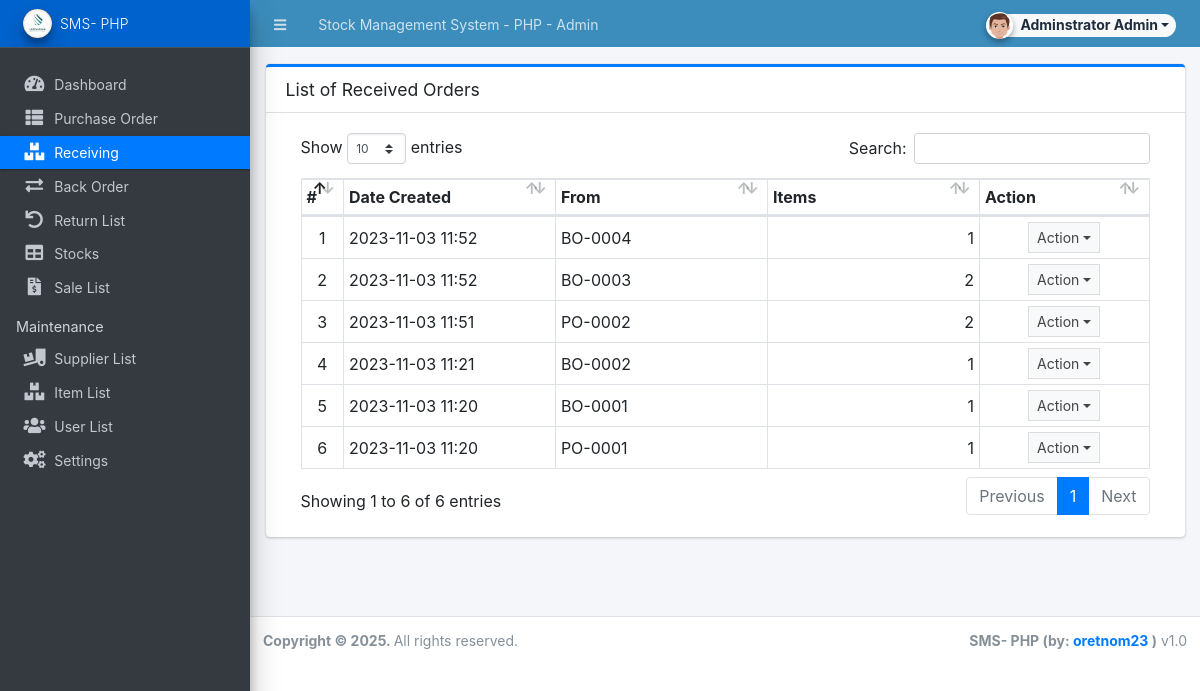
/admin/?page=receiving (signed in), run on the app's committed database.
### tables this page shows
CREATE TABLE `receiving_list` (
  `id` int(30) NOT NULL,
  `form_id` int(30) NOT NULL,
  `from_order` tinyint(1) NOT NULL DEFAULT 1 COMMENT '1=PO ,2 = BO',
  `amount` float NOT NULL DEFAULT 0,
  `discount_perc` float NOT NULL DEFAULT 0,
  `discount` float NOT NULL DEFAULT 0,
  `tax_perc` float NOT NULL DEFAULT 0,
  `tax` float NOT NULL DEFAULT 0,
  `stock_ids` text DEFAULT NULL,
  `remarks` text DEFAULT NULL,
  `date_created` datetime NOT NULL DEFAULT current_timestamp(),
  `date_updated` datetime NOT NULL DEFAULT current_timestamp() ON UPDATE current_timestamp()
);

CREATE TABLE `back_order_list` (
  `id` int(30) NOT NULL,
  `receiving_id` int(30) NOT NULL,
  `po_id` int(30) NOT NULL,
  `bo_code` varchar(50) NOT NULL,
  `supplier_id` int(30) NOT NULL,
  `amount` float NOT NULL,
  `discount_perc` float NOT NULL DEFAULT 0,
  `discount` float NOT NULL DEFAULT 0,
  `tax_perc` float NOT NULL DEFAULT 0,
  `tax` float NOT NULL DEFAULT 0,
  `remarks` text DEFAULT NULL,
  `status` tinyint(4) NOT NULL DEFAULT 0 COMMENT '0 = pending, 1 = partially received, 2 =received',
  `date_created` datetime NOT NULL DEFAULT current_timestamp(),
  `date_updated` datetime NOT NULL DEFAULT current_timestamp() ON UPDATE current_timestamp()
);

CREATE TABLE `purchase_order_list` (
  `id` int(30) NOT NULL,
  `po_code` varchar(50) NOT NULL,
  `supplier_id` int(30) NOT NULL,
  `amount` float NOT NULL,
  `discount_perc` float NOT NULL DEFAULT 0,
  `discount` float NOT NULL DEFAULT 0,
  `tax_perc` float NOT NULL DEFAULT 0,
  `tax` float NOT NULL DEFAULT 0,
  `remarks` text NOT NULL,
  `status` tinyint(4) NOT NULL DEFAULT 0 COMMENT '0 = pending, 1 = partially received, 2 =received',
  `date_created` datetime NOT NULL DEFAULT current_timestamp(),
  `date_updated` datetime NOT NULL DEFAULT current_timestamp() ON UPDATE current_timestamp()
);

### config.php (called while the page is built, shortened)
<?php
require_once('classes/DBConnection.php');
require_once('classes/SystemSettings.php');
function validate_image($file){
	if(!empty($file)){
        $ex = explode('?',$file);
        $file = $ex[0];
        $param =  isset($ex[1]) ? '?'.$ex[1]  : '';
		if(is_file(base_app.$file)){
			return base_url.$file.$param;
		}else{
			return base_url.'dist/img/no-image-available.png';
		}
	}else{
		return base_url.'dist/img/no-image-available.png';
	}
}
function isMobileDevice(){
    $aMobileUA = array(
        '/iphone/i' => 'iPhone',
        '/ipod/i' => 'iPod',
        '/ipad/i' => 'iPad',
        '/android/i' => 'Android',
        '/blackberry/i' => 'BlackBerry',
        '/webos/i' => 'Mobile'
    );
    return false;
}
?>

### classes/DBConnection.php (called while the page is built, shortened)
<?php
class DBConnection{
    private $host = DB_SERVER;
    private $username = DB_USERNAME;
    private $password = DB_PASSWORD;
    private $database = DB_NAME;
    public $conn;
    public function __construct(){
        if (!isset($this->conn)) {
            $this->conn = new mysqli($this->host, $this->username, $this->password, $this->database);
        }
    }
}
?>

### classes/SystemSettings.php (called while the page is built, shortened)
<?php
class SystemSettings extends DBConnection{
	function userdata($field = ''){
		if(!empty($field)){
			if(isset($_SESSION['userdata'][$field]))
				return $_SESSION['userdata'][$field];
			else
				return null;
		}else{
			return false;
		}
	}
	function info($field=''){
		if(!empty($field)){
			if(isset($_SESSION['system_info'][$field]))
				return $_SESSION['system_info'][$field];
			else
				return false;
		}else{
			return false;
		}
	}
}
$_settings = new SystemSettings();
?>

### admin/receiving/index.php (the view, shortened to what this page needs)
<div class="card card-outline card-primary">
	<div class="card-header">
		<h3 class="card-title">List of Received Orders</h3>
	</div>
	<div class="card-body">
		<div class="container-fluid">
        <div class="container-fluid">
			<table class="table table-bordered table-stripped">
                    <colgroup>
                        <col width="5%">
                        <col width="25%">
                        <col width="25%">
                        <col width="25%">
                        <col width="20%">
                    </colgroup>
                    <thead>
                        <tr>
                            <th>#</th>
                            <th>Date Created</th>
                            <th>From</th>
                            <th>Items</th>
                            <th>Action</th>
                        </tr>
                    </thead>
                    <tbody>
                        <?php
                        $i = 1;
                        $qry = $conn->query("SELECT * FROM `receiving_list` order by `date_created` desc");
                        while($row = $qry->fetch_assoc()):
                            $row['items'] = explode(',',$row['stock_ids']);
                            if($row['from_order'] == 1){
                                $code = $conn->query("SELECT po_code from `purchase_order_list` where id='{$row['form_id']}' ")->fetch_assoc()['po_code'];
                            }else{
                                $code = $conn->query("SELECT bo_code from `back_order_list` where id='{$row['form_id']}' ")->fetch_assoc()['bo_code'];
                            }
                        ?>
                            <tr>
                                <td class="text-center"><?php echo $i++; ?></td>
                                <td><?php echo date("Y-m-d H:i",strtotime($row['date_created'])) ?></td>
                                <td><?php echo $code ?></td>
                                <td class="text-right"><?php echo number_format(count($row['items'])) ?></td>
                                <td align="center">
                                    <button type="button" class="btn btn-flat btn-default btn-sm dropdown-toggle dropdown-icon" data-toggle="dropdown">
                                            Action
                                    </button>
                                </td>
                            </tr>
                        <?php endwhile; ?>
                    </tbody>
                </table>
		</div>
		</div>
	</div>
</div>

### admin/index.php (shortened to what this page needs)
<?php require_once('../config.php'); ?>
 <!DOCTYPE html>
<html lang="en" class="" style="height: auto;">
<?php require_once('inc/header.php') ?>
  <body class="sidebar-mini layout-fixed control-sidebar-slide-open layout-navbar-fixed sidebar-mini-md sidebar-mini-xs" data-new-gr-c-s-check-loaded="14.991.0" data-gr-ext-installed="" style="height: auto;">
    <div class="wrapper">
     <?php require_once('inc/topBarNav.php') ?>
     <?php require_once('inc/navigation.php') ?>
     <?php $page = isset($_GET['page']) ? $_GET['page'] : 'home';  ?>
      <div class="content-wrapper pt-3" style="min-height: 567.854px;">
        <section class="content ">
          <div class="container-fluid">
            <?php
              if(!file_exists($page.".php") && !is_dir($page)){
                  include '404.html';
              }else{
                if(is_dir($page))
                  include $page.'/index.php';
                else
                  include $page.'.php';
              }
            ?>
          </div>
        </section>
      </div>
      <?php require_once('inc/footer.php') ?>
  </body>
</html>

### admin/inc/header.php (shortened to what this page needs)
<head>
    <link rel="stylesheet" href="<?php echo base_url ?>plugins/fontawesome-free/css/all.min.css">
    <link rel="stylesheet" href="<?php echo base_url ?>plugins/tempusdominus-bootstrap-4/css/tempusdominus-bootstrap-4.min.css">
  <link rel="stylesheet" href="<?php echo base_url ?>plugins/datatables-bs4/css/dataTables.bootstrap4.min.css">
  <link rel="stylesheet" href="<?php echo base_url ?>plugins/datatables-responsive/css/responsive.bootstrap4.min.css">
  <link rel="stylesheet" href="<?php echo base_url ?>plugins/datatables-buttons/css/buttons.bootstrap4.min.css">
  <link rel="stylesheet" href="<?php echo base_url ?>plugins/select2/css/select2.min.css">
  <link rel="stylesheet" href="<?php echo base_url ?>plugins/select2-bootstrap4-theme/select2-bootstrap4.min.css">
    <link rel="stylesheet" href="<?php echo base_url ?>plugins/icheck-bootstrap/icheck-bootstrap.min.css">
    <link rel="stylesheet" href="<?php echo base_url ?>plugins/jqvmap/jqvmap.min.css">
    <link rel="stylesheet" href="<?php echo base_url ?>dist/css/adminlte.css">
    <link rel="stylesheet" href="<?php echo base_url ?>dist/css/custom.css">
    <link rel="stylesheet" href="<?php echo base_url ?>plugins/overlayScrollbars/css/OverlayScrollbars.min.css">
    <link rel="stylesheet" href="<?php echo base_url ?>plugins/daterangepicker/daterangepicker.css">
    <link rel="stylesheet" href="<?php echo base_url ?>plugins/summernote/summernote-bs4.min.css">
  <link rel="stylesheet" href="<?php echo base_url ?>plugins/sweetalert2-theme-bootstrap-4/bootstrap-4.min.css">
  </head>

### admin/inc/topBarNav.php (shortened to what this page needs)
<nav class="main-header navbar navbar-expand navbar-dark border border-light border-top-0  border-left-0 border-right-0 navbar-light text-sm bg-lightblue">
  <ul class="navbar-nav">
    <li class="nav-item">
    <a class="nav-link" data-widget="pushmenu" href="#" role="button"><i class="fas fa-bars"></i></a>
    </li>
    <li class="nav-item d-none d-sm-inline-block">
      <a href="<?php echo base_url ?>" class="nav-link"><?php echo (!isMobileDevice()) ? $_settings->info('name'):$_settings->info('short_name'); ?> - Admin</a>
    </li>
  </ul>
  <ul class="navbar-nav ml-auto">
    <li class="nav-item">
      <div class="btn-group nav-link">
            <button type="button" class="btn btn-rounded badge badge-light dropdown-toggle dropdown-icon" data-toggle="dropdown">
              <span><img src="<?php echo validate_image($_settings->userdata('avatar')) ?>" class="img-circle elevation-2 user-img" alt="User Image"></span>
              <span class="ml-3"><?php echo ucwords($_settings->userdata('firstname').' '.$_settings->userdata('lastname')) ?></span>
            </button>
        </div>
    </li>
  </ul>
</nav>

### admin/inc/navigation.php (shortened to what this page needs)
<aside class="main-sidebar sidebar-dark-primary elevation-4 sidebar-no-expand">
  <a href="<?php echo base_url ?>admin" class="brand-link bg-primary text-sm">
  <img src="<?php echo validate_image($_settings->info('logo'))?>" alt="Store Logo" class="brand-image img-circle elevation-3 bg-black" style="width: 1.8rem;height: 1.8rem;max-height: unset">
  <span class="brand-text font-weight-light"><?php echo $_settings->info('short_name') ?></span>
  </a>
  <div class="sidebar os-host os-theme-light os-host-overflow os-host-overflow-y os-host-resize-disabled os-host-transition os-host-scrollbar-horizontal-hidden">
    <div class="os-content-glue" style="margin: 0px -8px; width: 249px; height: 646px;"></div>
    <div class="os-padding">
      <div class="os-viewport os-viewport-native-scrollbars-invisible" style="overflow-y: scroll;">
        <div class="os-content" style="padding: 0px 8px; height: 100%; width: 100%;">
          <nav class="mt-4">
             <ul class="nav nav-pills nav-sidebar flex-column text-sm nav-compact nav-flat nav-child-indent nav-collapse-hide-child" data-widget="treeview" role="menu" data-accordion="false">
              <li class="nav-item dropdown">
                <a href="./" class="nav-link nav-home">
                  <i class="nav-icon fas fa-tachometer-alt"></i>
                  <p>
                    Dashboard
                  </p>
                </a>
              </li>
              <li class="nav-item">
                <a href="<?php echo base_url ?>admin/?page=purchase_order" class="nav-link nav-purchase_order">
                  <i class="nav-icon fas fa-th-list"></i>
                  <p>
                    Purchase Order
                  </p>
                </a>
              </li>
              <li class="nav-item">
                <a href="<?php echo base_url ?>admin/?page=receiving" class="nav-link nav-receiving">
                  <i class="nav-icon fas fa-boxes"></i>
                  <p>
                    Receiving
                  </p>
                </a>
              </li>
              <li class="nav-item">
                <a href="<?php echo base_url ?>admin/?page=back_order" class="nav-link nav-back_order">
                  <i class="nav-icon fas fa-exchange-alt"></i>
                  <p>
                    Back Order
                  </p>
                </a>
              </li>
              <li class="nav-item">
                <a href="<?php echo base_url ?>admin/?page=return" class="nav-link nav-return">
                  <i class="nav-icon fas fa-undo"></i>
                  <p>
                    Return List
                  </p>
                </a>
              </li>
              <li class="nav-item">
                <a href="<?php echo base_url ?>admin/?page=stocks" class="nav-link nav-stocks">
                  <i class="nav-icon fas fa-table"></i>
                  <p>
                    Stocks
                  </p>
                </a>
              </li>
              <li class="nav-item">
                <a href="<?php echo base_url ?>admin/?page=sales" class="nav-link nav-sales">
                  <i class="nav-icon fas fa-file-invoice-dollar"></i>
                  <p>
                    Sale List
                  </p>
                </a>
              </li>
              <?php if($_settings->userdata('type') == 1): ?>
              <li class="nav-header">Maintenance</li>
              <li class="nav-item dropdown">
                <a href="<?php echo base_url ?>admin/?page=maintenance/supplier" class="nav-link nav-maintenance_supplier">
                  <i class="nav-icon fas fa-truck-loading"></i>
                  <p>
                    Supplier List
                  </p>
                </a>
              </li>
              <li class="nav-item dropdown">
                <a href="<?php echo base_url ?>admin/?page=maintenance/item" class="nav-link nav-maintenance_item">
                  <i class="nav-icon fas fa-boxes"></i>
                  <p>
                    Item List
                  </p>
                </a>
              </li>
              <li class="nav-item dropdown">
                <a href="<?php echo base_url ?>admin/?page=user/list" class="nav-link nav-user_list">
                  <i class="nav-icon fas fa-users"></i>
                  <p>
                    User List
                  </p>
                </a>
              </li>
              <li class="nav-item dropdown">
                <a href="<?php echo base_url ?>admin/?page=system_info" class="nav-link nav-system_info">
                  <i class="nav-icon fas fa-cogs"></i>
                  <p>
                    Settings
                  </p>
                </a>
              </li>
              <?php endif; ?>
            </ul>
          </nav>
        </div>
      </div>
    </div>
  </div>
</aside>

### admin/inc/footer.php (shortened to what this page needs)
<footer class="main-footer text-sm">
        <strong>Copyright © <?php echo date('Y') ?>.
        </strong>
        All rights reserved.
        <div class="float-right d-none d-sm-inline-block">
          <b><?php echo $_settings->info('short_name') ?> (by: <a href="mailto:oretnom23@gmail.com" target="blank">oretnom23</a> )</b> v1.0
        </div>
      </footer>
    </div>

### admin/inc/topBarNav.php (style rules this page uses)
.user-img { position: absolute; height: 27px; width: 27px; object-fit: cover; left: -7%; top: -12%; }
.btn-rounded { border-radius: 50px; }

### data on the page
receiving_list: date_created "2023-11-03 11:52", form.bo_code "BO-0004", count($row['items']) "1"
receiving_list: date_created "2023-11-03 11:52", form.bo_code "BO-0003", count($row['items']) "2"
receiving_list: date_created "2023-11-03 11:51", form.po_code "PO-0002", count($row['items']) "2"
receiving_list: date_created "2023-11-03 11:21", form.bo_code "BO-0002", count($row['items']) "1"
receiving_list: date_created "2023-11-03 11:20", form.bo_code "BO-0001", count($row['items']) "1"
receiving_list: date_created "2023-11-03 11:20", form.po_code "PO-0001", count($row['items']) "1"

### other printed values
$_settings->info('name') "Stock Management System - PHP"
$_settings->userdata('firstname').' '.$_settings->userdata('lastname') "Adminstrator Admin"
$_settings->info('short_name') "SMS- PHP"
